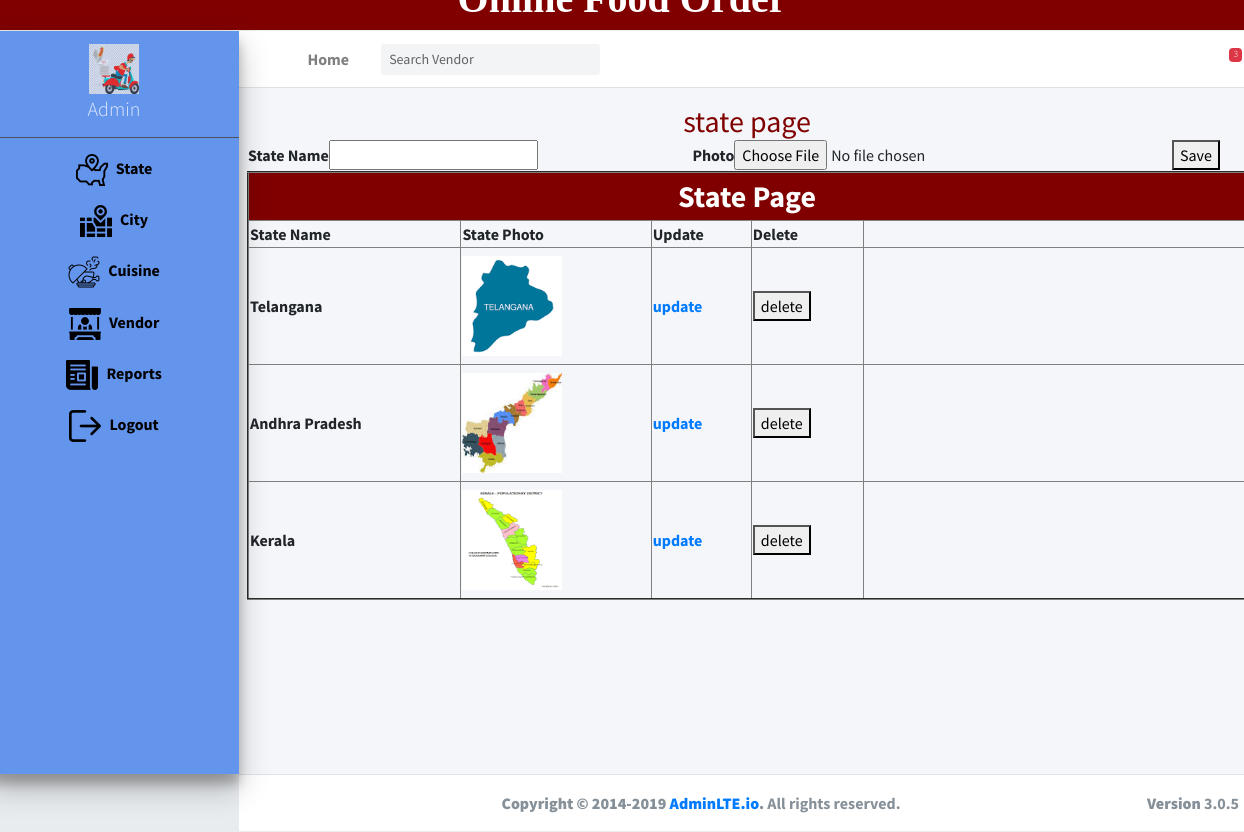
The page /adminn/state/ (signed in) on the database as committed earlier.
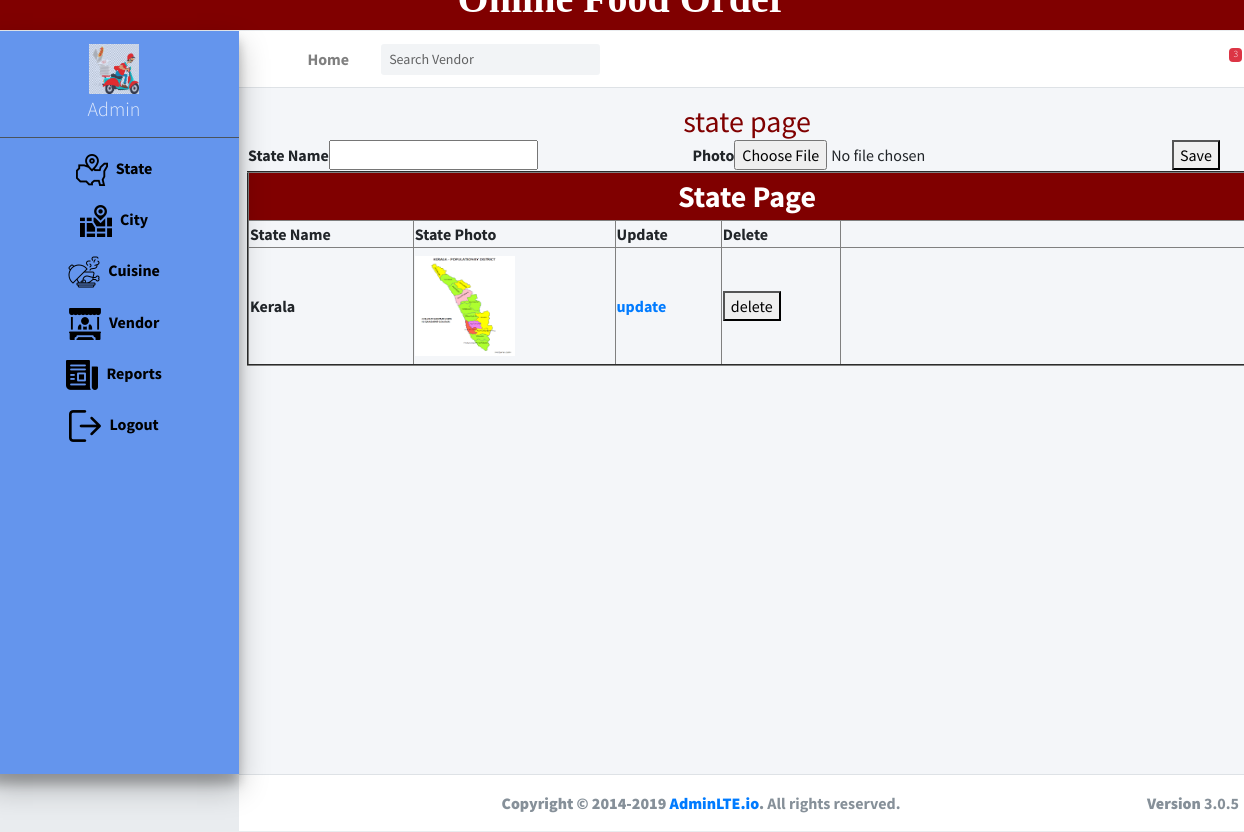
The same page on the database as committed later.
### adminapp/models.py (models this page shows)
class StateModel(models.Model):
    state_id=models.AutoField(primary_key=True)
    state_name=models.CharField(max_length=200,unique=True)
    state_photo=models.ImageField(upload_to="state_images/")

### adminapp/views.py (the view)
# urls.py: path('state/',views.openState,name="state"),
def openState(request):
    data=StateModel.objects.all()
    return render(request,"admin/openstate.html",{"data":data})

### templates/admin/openstate.html (shortened to what this page needs)
{% extends 'admin/welcome.html' %}
{% load static %}
{% block admin_welcome %}
    <div class="col mb-2">
    <h1 style="color: maroon;font-size: 30px">state page</h1>
     <form action="{% url 'state_submit' %}" method="post" enctype="multipart/form-data">
    <table align="center" width="100%">
        <tr><th>State Name<input type="text" required name="sname"></th><th>Photo<input type="file" required name="sphoto"></th><th><button type="submit">Save</button> </th></tr>
    </table>
     </form>
    {% if data %}
     <table align="center" border="2"  style="padding: 50px" width="1000px" >
         <tr><th colspan="5" style="font-size: 30px;color: white;background-color: maroon;text-align: center">State Page</th></tr>
         <tr><th>State Name</th><th>State Photo</th><th>Update</th><th>Delete</th></tr>
   {%  for x in data %}
       <tr><th>{{ x.state_name }}</th><th><img src="{{ x.state_photo.url}}" width="100" height="100"></th>
           <th><a href="{% url 'state_update' %}?sid={{ x.state_id }}">update</a></th>
           <th><button type="submit" onclick="show()">delete</button></th>
       </tr>
     {% endfor %}
     </table>
        </div>
    {% endif %}
{% endblock %}

Rows that differ between the two databases and show on the page:
removed StateModel: state_name "Telangana", state_photo (picture)
removed StateModel: state_name "Andhra Pradesh", state_photo (picture)
